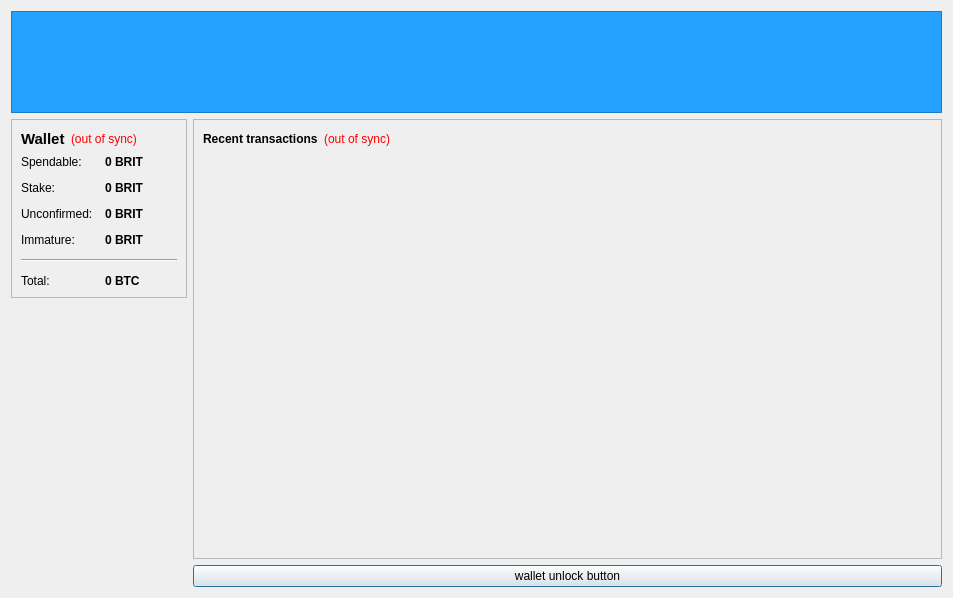
<?xml version="1.0" encoding="UTF-8"?>
<ui version="4.0">
 <class>OverviewPage</class>
 <widget class="QWidget" name="OverviewPage">
  <property name="geometry">
   <rect>
    <x>0</x>
    <y>0</y>
    <width>949</width>
    <height>598</height>
   </rect>
  </property>
  <property name="windowTitle">
   <string>Form</string>
  </property>
  <layout class="QFormLayout" name="formLayout">
   <property name="fieldGrowthPolicy">
    <enum>QFormLayout::AllNonFixedFieldsGrow</enum>
   </property>
   <item row="0" column="0" colspan="2">
    <widget class="QLabel" name="label_7">
     <property name="minimumSize">
      <size>
       <width>931</width>
       <height>102</height>
      </size>
     </property>
     <property name="font">
      <font>
       <pointsize>14</pointsize>
       <weight>75</weight>
       <bold>true</bold>
      </font>
     </property>
     <property name="layoutDirection">
      <enum>Qt::LeftToRight</enum>
     </property>
     <property name="autoFillBackground">
      <bool>false</bool>
     </property>
     <property name="styleSheet">
      <string notr="true">background-color: rgb(37, 161, 255);</string>
     </property>
     <property name="frameShape">
      <enum>QFrame::StyledPanel</enum>
     </property>
     <property name="text">
      <string/>
     </property>
     <property name="pixmap">
      <pixmap resource="../bitcoin.qrc">:/images/top_logo</pixmap>
     </property>
     <property name="scaledContents">
      <bool>true</bool>
     </property>
     <property name="alignment">
      <set>Qt::AlignCenter</set>
     </property>
     <property name="wordWrap">
      <bool>false</bool>
     </property>
    </widget>
   </item>
   <item row="1" column="0">
    <layout class="QVBoxLayout" name="verticalLayout_2">
     <item>
      <widget class="QFrame" name="frame">
       <property name="frameShape">
        <enum>QFrame::StyledPanel</enum>
       </property>
       <property name="frameShadow">
        <enum>QFrame::Raised</enum>
       </property>
       <layout class="QVBoxLayout" name="verticalLayout_4">
        <item>
         <layout class="QHBoxLayout" name="horizontalLayout_4">
          <item>
           <widget class="QLabel" name="label_5">
            <property name="font">
             <font>
              <pointsize>11</pointsize>
              <weight>75</weight>
              <bold>true</bold>
             </font>
            </property>
            <property name="text">
             <string>Wallet</string>
            </property>
           </widget>
          </item>
          <item>
           <widget class="QLabel" name="labelWalletStatus">
            <property name="toolTip">
             <string>The displayed information may be out of date. Your wallet automatically synchronizes with the BritCoin network after a connection is established, but this process has not completed yet.</string>
            </property>
            <property name="styleSheet">
             <string notr="true">QLabel { color: red; }</string>
            </property>
            <property name="text">
             <string notr="true">(out of sync)</string>
            </property>
            <property name="alignment">
             <set>Qt::AlignLeading|Qt::AlignLeft|Qt::AlignVCenter</set>
            </property>
           </widget>
          </item>
          <item>
           <spacer name="horizontalSpacer_2">
            <property name="orientation">
             <enum>Qt::Horizontal</enum>
            </property>
            <property name="sizeHint" stdset="0">
             <size>
              <width>40</width>
              <height>20</height>
             </size>
            </property>
           </spacer>
          </item>
         </layout>
        </item>
        <item>
         <layout class="QFormLayout" name="formLayout_2">
          <property name="fieldGrowthPolicy">
           <enum>QFormLayout::AllNonFixedFieldsGrow</enum>
          </property>
          <property name="horizontalSpacing">
           <number>12</number>
          </property>
          <property name="verticalSpacing">
           <number>12</number>
          </property>
          <item row="0" column="0">
           <widget class="QLabel" name="label">
            <property name="text">
             <string>Spendable:</string>
            </property>
           </widget>
          </item>
          <item row="0" column="1">
           <widget class="QLabel" name="labelBalance">
            <property name="font">
             <font>
              <weight>75</weight>
              <bold>true</bold>
             </font>
            </property>
            <property name="cursor">
             <cursorShape>IBeamCursor</cursorShape>
            </property>
            <property name="toolTip">
             <string>Your current spendable balance</string>
            </property>
            <property name="text">
             <string notr="true">0 BRIT</string>
            </property>
            <property name="textInteractionFlags">
             <set>Qt::LinksAccessibleByMouse|Qt::TextSelectableByKeyboard|Qt::TextSelectableByMouse</set>
            </property>
           </widget>
          </item>
          <item row="1" column="0">
           <widget class="QLabel" name="label_6">
            <property name="text">
             <string>Stake:</string>
            </property>
           </widget>
          </item>
          <item row="1" column="1">
           <widget class="QLabel" name="labelStake">
            <property name="font">
             <font>
              <weight>75</weight>
              <bold>true</bold>
             </font>
            </property>
            <property name="cursor">
             <cursorShape>IBeamCursor</cursorShape>
            </property>
            <property name="toolTip">
             <string>Total of coins that was staked, and do not yet count toward the current balance</string>
            </property>
            <property name="text">
             <string notr="true">0 BRIT</string>
            </property>
            <property name="textInteractionFlags">
             <set>Qt::LinksAccessibleByMouse|Qt::TextSelectableByKeyboard|Qt::TextSelectableByMouse</set>
            </property>
           </widget>
          </item>
          <item row="2" column="0">
           <widget class="QLabel" name="label_3">
            <property name="text">
             <string>Unconfirmed:</string>
            </property>
           </widget>
          </item>
          <item row="2" column="1">
           <widget class="QLabel" name="labelUnconfirmed">
            <property name="font">
             <font>
              <weight>75</weight>
              <bold>true</bold>
             </font>
            </property>
            <property name="cursor">
             <cursorShape>IBeamCursor</cursorShape>
            </property>
            <property name="toolTip">
             <string>Total of transactions that have yet to be confirmed, and do not yet count toward the current balance</string>
            </property>
            <property name="text">
             <string notr="true">0 BRIT</string>
            </property>
            <property name="textInteractionFlags">
             <set>Qt::LinksAccessibleByMouse|Qt::TextSelectableByKeyboard|Qt::TextSelectableByMouse</set>
            </property>
           </widget>
          </item>
          <item row="3" column="0">
           <widget class="QLabel" name="labelImmatureText">
            <property name="text">
             <string>Immature:</string>
            </property>
           </widget>
          </item>
          <item row="3" column="1">
           <widget class="QLabel" name="labelImmature">
            <property name="font">
             <font>
              <weight>75</weight>
              <bold>true</bold>
             </font>
            </property>
            <property name="toolTip">
             <string>Mined balance that has not yet matured</string>
            </property>
            <property name="text">
             <string notr="true">0 BRIT</string>
            </property>
            <property name="textInteractionFlags">
             <set>Qt::LinksAccessibleByMouse|Qt::TextSelectableByKeyboard|Qt::TextSelectableByMouse</set>
            </property>
           </widget>
          </item>
          <item row="4" column="0" colspan="2">
           <widget class="Line" name="line">
            <property name="orientation">
             <enum>Qt::Horizontal</enum>
            </property>
           </widget>
          </item>
          <item row="5" column="0">
           <widget class="QLabel" name="labelTotalText">
            <property name="text">
             <string>Total:</string>
            </property>
           </widget>
          </item>
          <item row="5" column="1">
           <widget class="QLabel" name="labelTotal">
            <property name="font">
             <font>
              <weight>75</weight>
              <bold>true</bold>
             </font>
            </property>
            <property name="cursor">
             <cursorShape>IBeamCursor</cursorShape>
            </property>
            <property name="toolTip">
             <string>Your current total balance</string>
            </property>
            <property name="text">
             <string notr="true">0 BTC</string>
            </property>
            <property name="textInteractionFlags">
             <set>Qt::LinksAccessibleByMouse|Qt::TextSelectableByKeyboard|Qt::TextSelectableByMouse</set>
            </property>
           </widget>
          </item>
         </layout>
        </item>
       </layout>
      </widget>
     </item>
     <item>
      <spacer name="verticalSpacer_4">
       <property name="orientation">
        <enum>Qt::Vertical</enum>
       </property>
       <property name="sizeHint" stdset="0">
        <size>
         <width>20</width>
         <height>40</height>
        </size>
       </property>
      </spacer>
     </item>
     <item>
      <widget class="QLabel" name="label_2">
       <property name="text">
        <string/>
       </property>
       <property name="pixmap">
        <pixmap resource="../bitcoin.qrc">:/images/Wallet_Logo</pixmap>
       </property>
       <property name="alignment">
        <set>Qt::AlignCenter</set>
       </property>
      </widget>
     </item>
     <item>
      <spacer name="verticalSpacer">
       <property name="orientation">
        <enum>Qt::Vertical</enum>
       </property>
       <property name="sizeHint" stdset="0">
        <size>
         <width>20</width>
         <height>40</height>
        </size>
       </property>
      </spacer>
     </item>
    </layout>
   </item>
   <item row="1" column="1">
    <layout class="QVBoxLayout" name="verticalLayout_3">
     <item>
      <widget class="QFrame" name="frame_2">
       <property name="frameShape">
        <enum>QFrame::StyledPanel</enum>
       </property>
       <property name="frameShadow">
        <enum>QFrame::Raised</enum>
       </property>
       <layout class="QVBoxLayout" name="verticalLayout">
        <item>
         <layout class="QHBoxLayout" name="horizontalLayout_2">
          <item>
           <widget class="QLabel" name="label_4">
            <property name="text">
             <string>&lt;b&gt;Recent transactions&lt;/b&gt;</string>
            </property>
           </widget>
          </item>
          <item>
           <widget class="QLabel" name="labelTransactionsStatus">
            <property name="toolTip">
             <string>The displayed information may be out of date. Your wallet automatically synchronizes with the BritCoin network after a connection is established, but this process has not completed yet.</string>
            </property>
            <property name="styleSheet">
             <string notr="true">QLabel { color: red; }</string>
            </property>
            <property name="text">
             <string notr="true">(out of sync)</string>
            </property>
            <property name="alignment">
             <set>Qt::AlignRight|Qt::AlignTrailing|Qt::AlignVCenter</set>
            </property>
           </widget>
          </item>
          <item>
           <spacer name="horizontalSpacer">
            <property name="orientation">
             <enum>Qt::Horizontal</enum>
            </property>
            <property name="sizeHint" stdset="0">
             <size>
              <width>40</width>
              <height>20</height>
             </size>
            </property>
           </spacer>
          </item>
         </layout>
        </item>
        <item>
         <widget class="QListView" name="listTransactions">
          <property name="styleSheet">
           <string notr="true">QListView { background: transparent; }</string>
          </property>
          <property name="frameShape">
           <enum>QFrame::NoFrame</enum>
          </property>
          <property name="verticalScrollBarPolicy">
           <enum>Qt::ScrollBarAlwaysOff</enum>
          </property>
          <property name="horizontalScrollBarPolicy">
           <enum>Qt::ScrollBarAlwaysOff</enum>
          </property>
          <property name="selectionMode">
           <enum>QAbstractItemView::NoSelection</enum>
          </property>
         </widget>
        </item>
       </layout>
      </widget>
     </item>
     <item>
      <widget class="QPushButton" name="unlockWalletButton">
       <property name="sizePolicy">
        <sizepolicy hsizetype="Minimum" vsizetype="Fixed">
         <horstretch>0</horstretch>
         <verstretch>0</verstretch>
        </sizepolicy>
       </property>
       <property name="maximumSize">
        <size>
         <width>16777214</width>
         <height>16777214</height>
        </size>
       </property>
       <property name="toolTip">
        <string/>
       </property>
       <property name="text">
        <string>wallet unlock button</string>
       </property>
       <property name="checkable">
        <bool>false</bool>
       </property>
       <property name="autoDefault">
        <bool>false</bool>
       </property>
       <property name="default">
        <bool>true</bool>
       </property>
       <property name="flat">
        <bool>false</bool>
       </property>
      </widget>
     </item>
    </layout>
   </item>
  </layout>
 </widget>
 <resources>
  <include location="../bitcoin.qrc"/>
 </resources>
 <connections/>
</ui>
